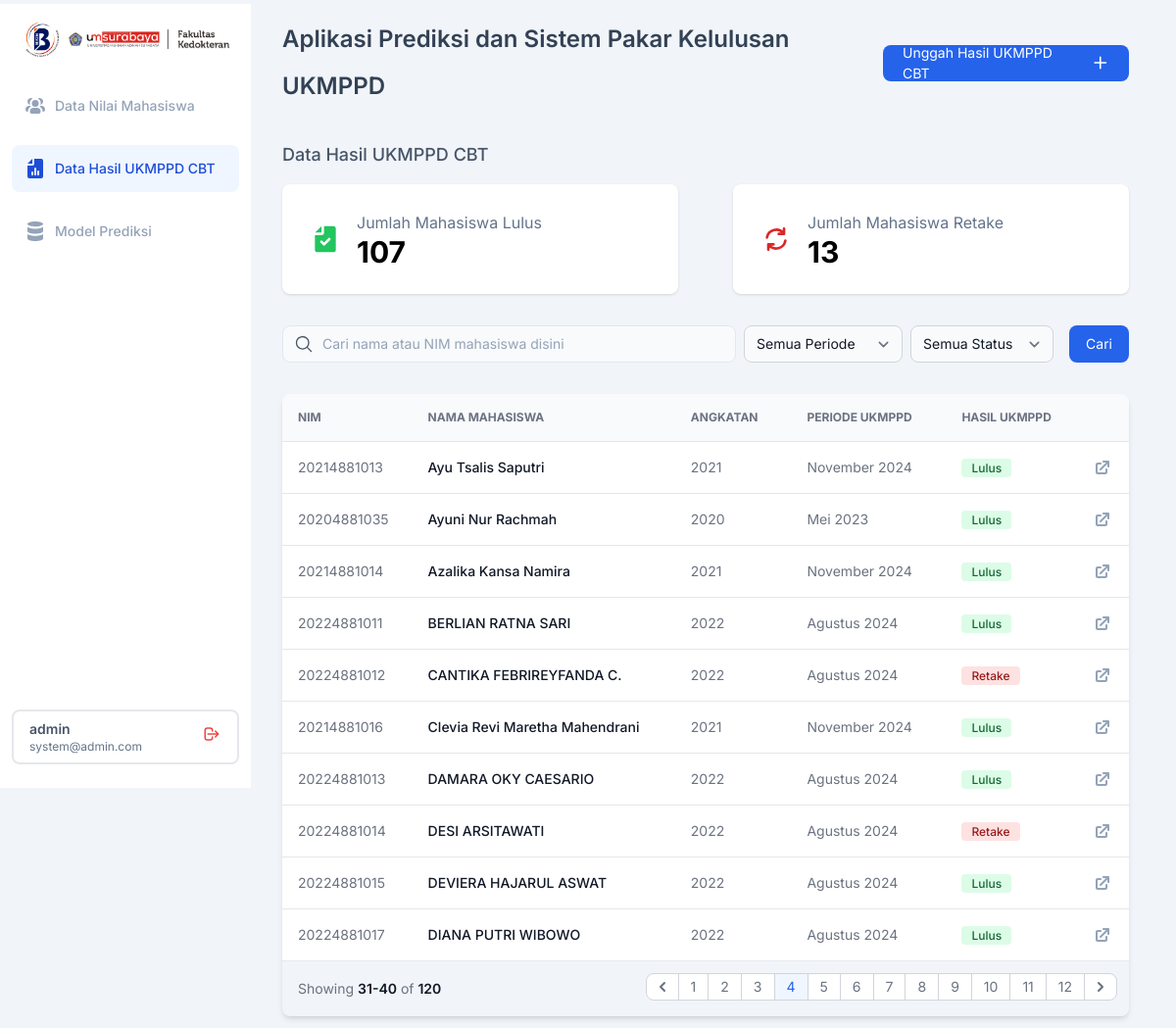
The page /data-ukmppd/?page=4 (signed in) on the database its author committed.
### dataUKMPPD/models.py (models this page shows, shortened)
class hasilUKMPPD(models.Model):
    mahasiswa_ID = models.AutoField(primary_key=True)
    nama_mahasiswa = models.CharField(max_length=512)
    NIM = models.IntegerField()
    angkatan = models.CharField(max_length=20)
    periode_ukmppd = models.CharField(max_length=50)
    IPD = models.FloatField(blank=True, null=True)
    IKA = models.FloatField(blank=True, null=True)
    RAD = models.FloatField(blank=True, null=True)
    SRM = models.FloatField(blank=True, null=True)
    KDK = models.FloatField(blank=True, null=True)
    MPK = models.FloatField(blank=True, null=True)
    ANT = models.FloatField(blank=True, null=True)
    MAT = models.FloatField(blank=True, null=True)
    IKM = models.FloatField(blank=True, null=True)
    THTKL = models.FloatField(blank=True, null=True)
    KJW = models.FloatField(blank=True, null=True)
    OT2 = models.FloatField(blank=True, null=True)
    BED = models.FloatField(blank=True, null=True)
    OBG = models.FloatField(blank=True, null=True)
    FOR = models.FloatField(blank=True, null=True)
    MOI = models.FloatField(blank=True, null=True)
    ELK = models.FloatField(blank=True, null=True)
    hasil_ukmppd = models.IntegerField(choices=[(0, 'Retake'), (1, 'Lulus')])
    created_at = models.DateTimeField(auto_now_add=True)
    updated_at = models.DateTimeField(auto_now=True)

### dataUKMPPD/views.py (the view)
# urls.py: path('', views.dashboardUKMPPD, name='index_ukmppd'),
def dashboardUKMPPD(request):
    dashboard = hasilUKMPPD.objects.all().order_by('nama_mahasiswa')
    record_count = hasilUKMPPD.objects.all().count()
    angkatan_list = hasilUKMPPD.objects.values_list('angkatan', flat=True).distinct()
    periode_list = hasilUKMPPD.objects.values_list('periode_ukmppd', flat=True).distinct()
    ukmppd_search_query = request.GET.get('query')
    ukmppd_filter_periode = request.GET.get('periode_ukmppd')
    ukmppd_filter_status = request.GET.get('status')
    if ukmppd_search_query:
        dashboard = dashboard.filter(Q(nama_mahasiswa__icontains = ukmppd_search_query) | Q(NIM__icontains = ukmppd_search_query))
    if ukmppd_filter_periode and ukmppd_filter_periode != 'Semua Periode':
        dashboard = dashboard.filter(periode_ukmppd = ukmppd_filter_periode)
    if ukmppd_filter_status and ukmppd_filter_status != 'Semua':
        if ukmppd_filter_status == 'Lulus':
            dashboard = dashboard.filter(hasil_ukmppd = 1)
        elif ukmppd_filter_status == 'Retake':
            dashboard = dashboard.filter(hasil_ukmppd = 0)
    query_params = request.GET.urlencode()
    clean_query = remove_param_ukmppd(query_params)
    paginator = Paginator(dashboard, 10)
    page_number = request.GET.get('page')
    page_obj = paginator.get_page(page_number)
    ukmppd_lulus = hasilUKMPPD.objects.filter(hasil_ukmppd = 1).count()
    ukmppd_retake = hasilUKMPPD.objects.filter(hasil_ukmppd = 0).count()
    context = {
        'page_obj': page_obj,
        'record_count': record_count,
        'angkatan_list': angkatan_list,
        'periode_list': periode_list,
        'ukmppd_search_query': ukmppd_search_query,
        'ukmppd_filter_periode': ukmppd_filter_periode,
        'ukmppd_filter_status': ukmppd_filter_status,
        'ukmppd_lulus': ukmppd_lulus,
        'ukmppd_retake': ukmppd_retake,
        'clean_query': clean_query
    }
    return render(request, 'dataUKMPPD/dashboard-ukmppd.html', context)

### dataUKMPPD/views.py (called while the page is built)
def remove_param_ukmppd(query_params):
    params = query_params.split('&')
    filtered_params = [param for param in params if not param.startswith('page=')]
    return '&'.join(filtered_params)

### dataUKMPPD/templates/dataUKMPPD/dashboard-ukmppd.html (shortened to what this page needs)
{% load static tailwind_tags %}
{% load static %}
<!DOCTYPE html>
<html>
  <head>
    {% tailwind_css %}
  </head>
  <body class="bg-slate-100 font-['Inter']">
    <aside id="default-sidebar" class="fixed top-0 left-0 z-40 w-64 h-screen transition-transform -translate-x-full sm:translate-x-0" aria-label="Sidebar">
      <div class="h-full px-3 py-4 mt-1 overflow-y-auto bg-white flex flex-col justify-between">
        <div class="flex flex-col gap-6">
          <div class="sm:ml flex justify-center gap-2 items-center">
            <img class="w-10" src="{% static 'img/rdib.png' %}" />
            <img class="w-[163.76px] h-[19.51px]" src="{% static 'img/fkum.png' %}" />
          </div>
          <ul class="space-y-4 font-medium">
            <a href="/" class="flex items-center p-3 hover:bg-slate-100 rounded-lg">
              <li class="flex gap-2 items-center justify-start">
                <span class="text-slate-400 text-[14px] font-medium font-['Inter'] leading-normal">Data Nilai Mahasiswa</span>
              </li>
            </a>
            <a href="/data-ukmppd" class="flex items-center p-3 rounded-lg bg-blue-50">
              <li class="flex gap-2 items-center justify-start">
                <span class="text-blue-700 text-[14px] font-medium font-['Inter'] leading-normal">Data Hasil UKMPPD CBT</span>
              </li>
            </a>
            <a href="/model-prediksi" class="flex items-center p-3 hover:bg-slate-100 rounded-lg">
              <li class="flex gap-2 items-center justify-start">
                <span class="text-slate-400 text-[14px] font-medium font-['Inter'] leading-normal">Model Prediksi</span>
              </li>
            </a>
          </ul>
        </div>
        <div class="px-4 py-2 mb-2 border-2 rounded-lg flex justify-between items-center">
          <div class="flex flex-col">
              <span class="text-slate-600 text-sm font-semibold">{{ user.username }}</span>
              <span class="text-slate-500 text-xs font-normal">{{ user.email }}</span>
          </div>
          <form action="{% url 'logout' %}" method="post">
            <button type="submit" class="bg-transparent border-none p-0 cursor-pointer">
            </button>
          </form>
      </div>
      </div>
    </aside>
    <div class="p-4 gap-y-8 sm:ml-64 mr-8 ps-8 flex flex-col">
      <div class="flex items-center justify-between">
        <span class="text-slate-700 text-2xl font-semibold font-['Inter'] leading-loose">Aplikasi Prediksi dan Sistem Pakar Kelulusan UKMPPD</span>
        <a href="form-ukmppd/" class="bg-blue-600 hover:bg-blue-700 rounded-lg justify-center items-center flex gap-3 px-5 h-[37px]">
          <span class="text-white text-sm font-base font-['Inter'] leading-[21px]">Unggah Hasil UKMPPD CBT</span>
          <svg class="w-5 h-5 text-white" aria-hidden="true" xmlns="http://www.w3.org/2000/svg" width="10" height="10" fill="none" viewBox="0 0 24 24">
            <path stroke="currentColor" stroke-linecap="round" stroke-linejoin="round" stroke-width="2" d="M5 12h14m-7 7V5" />
          </svg>
        </a>
      </div>
      <div class="flex flex-col gap-4">
        <div class="flex justify-between">
          <span class="text-slate-600 text-lg font-medium font-['Inter'] leading-7">Data Hasil UKMPPD CBT</span>
        </div>
        <div class="grid md:grid-cols-2 gap-14">
          <div class="flex gap-x-4 items-center bg-white shadow p-7 rounded-lg">
            <div class="flex flex-col justify-start items-start gap-1">
              <span class="text-slate-500 text-[16px] leading-snug">Jumlah Mahasiswa Lulus</span>
              <span class="text-[30px] font-bold leading-none">{{ ukmppd_lulus|default:0 }}</span>
            </div>
          </div>
          <div class="flex gap-x-4 items-center bg-white shadow p-7 rounded-lg">
            <div class="flex flex-col justify-start items-start gap-1">
              <span class="text-slate-500 text-[16px] leading-snug">Jumlah Mahasiswa Retake</span>
              <span class="text-[30px] font-bold leading-none">{{ ukmppd_retake|default:0 }}</span>
            </div>
          </div>
        </div>
      </div>
      <form method="GET" action="{% url 'index_ukmppd' %}" class="grid">
        <div class="justify-end inline-flex gap-2">
          <div class="w-full flex items-center relative">
            <input
            name = "query"
            value = "{{ ukmppd_search_query|default:''}}"
            class="w-full bg-gray-50 placeholder:text-slate-400 text-slate-700 text-sm border border-slate-200 rounded-lg pl-10 pr-3 py-2 transition duration-300 ease focus:outline-none focus:border-slate-400 hover:border-slate-300"
            placeholder="Cari nama atau NIM mahasiswa disini"/>
          </div>
          <select name="periode_ukmppd" id="periode_ukmppd" class="bg-gray-50 border border-gray-300 text-gray-900 text-sm rounded-lg focus:ring-blue-500 focus:border-blue-500 block pl-3 py-1">
            <option value="Semua Periode" {% if ukmppd_filter_periode == "Semua Periode" %} selected {% endif %}>Semua Periode</option>
          </select>
          <select name="status" id="status" class="bg-gray-50 border border-gray-300 text-gray-900 text-sm rounded-lg focus:ring-blue-500 focus:border-blue-500 block pl-3 py-1">
            <option value="Semua" {% if ukmppd_filter_status == "Semua" %} selected {% endif %}>Semua Status</option>
          </select>
          <button
          class="rounded-lg bg-blue-600 py-2 px-4 border border-transparent text-center text-sm text-white focus:bg-blue-700 focus:shadow-none active:bg-blue-700 hover:bg-blue-700 active:shadow-none disabled:pointer-events-none disabled:opacity-50 ml-2"
          type="submit">
          Cari
          </button>
        </div>
      </form>
      <div class="relative overflow-x-auto shadow-md sm:rounded-lg">
        <table class="w-full text-sm text-left rtl:text-right text-gray-500">
          <thead class="text-xs uppercase bg-slate-50 border-b">
            <tr>
              <th scope="col" class="p-4">NIM</th>
              <th scope="col" class="px-6 py-3">Nama Mahasiswa</th>
              <th scope="col" class="px-6 py-3">Angkatan</th>
              <th scope="col" class="px-6 py-3">Periode UKMPPD</th>
              <th scope="col" class="px-6 py-3">Hasil UKMPPD</th>
              <th scope="col" class="px-6 py-3"></th>
            </tr>
          </thead>
          <tbody>
            {% if page_obj.object_list %}
              {% for dashboard in page_obj.object_list %}
              <tr class="bg-white border-b hover:bg-gray-200">
                <td class="w-4 p-4">{{dashboard.NIM}}</td>
                <th scope="row" class="px-6 py-4 font-medium text-gray-900 whitespace-nowrap">{{dashboard.nama_mahasiswa}}</th>
                <td class="px-6 py-4">{{dashboard.angkatan}}</td>
                <td class="px-6 py-4">{{dashboard.periode_ukmppd}}</td>
                <td class="px-6 py-4">
                {% if dashboard.hasil_ukmppd == 1 %}
                  <span class="bg-green-100 text-green-800 border-green-300 font-['Inter'] text-xs font-medium me-2 px-2.5 py-0.5 rounded">Lulus</span>
                {% elif dashboard.hasil_ukmppd == 0 %}
                  <span class="bg-red-100 text-red-800 border-red-300 font-['Inter'] text-xs font-medium me-2 px-2.5 py-0.5 rounded">Retake</span>
                {% endif %}
                </td>
                <td class="px-4 py-4">
                  <a href="{% url 'detail-hasil-ukmppd' dashboard.NIM %}" class="font-medium hover:underline">
                  </a>
                </td>
              </tr>
              {% endfor %}
            {% else %}
            <tr>
              <td colspan="5" class="text-center py-4">Data tidak ditemukan</td>
            </tr>
            {% endif %}
          </tbody>
        </table>
        <nav class="flex items-center flex-column flex-wrap md:flex-row justify-between py-3" aria-label="Table navigation">
          <span class="pl-4 text-sm font-normal text-gray-500 :inline md:w-auto">Showing
              <span class="font-semibold text-gray-900">{{ page_obj.start_index }}-{{ page_obj.end_index }}</span> of
              <span class="font-semibold text-gray-900">{{ record_count }}</span>
          </span>
          <ul class="pr-3 inline-flex -space-x-px rtl:space-x-reverse text-sm h-8">
              {% if page_obj.has_previous %}
                  <li>
                      <a href="?page={{ page_obj.previous_page_number }}{% if clean_query %}&{{ clean_query }}{% endif %}" class="flex items-center justify-center px-1 h-7 ms-0 leading-tight text-gray-500 bg-white border border-gray-300 rounded-s-lg hover:bg-gray-100 hover:text-gray-700">
                          <svg class="w-6 h-6 text-gray-500" aria-hidden="true" xmlns="http://www.w3.org/2000/svg" width="24" height="24" fill="none" viewBox="0 0 24 24">
                              <path stroke="currentColor" stroke-linecap="round" stroke-linejoin="round" stroke-width="2" d="m14 8-4 4 4 4" />
                          </svg>
                      </a>
                  </li>
              {% endif %}
              {% for num in page_obj.paginator.page_range %}
                  {% if page_obj.number == num %}
                      <li>
                          <a href="?page={{ num }}{% if clean_query %}&{{ clean_query }}{% endif %}" aria-current="page" class="flex items-center justify-center px-3 h-7 text-blue-600 border border-gray-300 bg-blue-50 hover:bg-blue-100 hover:text-blue-700">
                              {{ num }}
                          </a>
                      </li>
                  {% else %}
                      <li>
                          <a href="?page={{ num }}{% if clean_query %}&{{ clean_query }}{% endif %}" class="flex items-center justify-center px-3 h-7 leading-tight text-gray-500 bg-white border border-gray-300 hover:bg-gray-100 hover:text-gray-700">
                              {{ num }}
                          </a>
                      </li>
                  {% endif %}
              {% endfor %}
              {% if page_obj.has_next %}
                <li>
                    <a href="?page={{ page_obj.next_page_number }}{% if clean_query %}&{{ clean_query }}{% endif %}" class="flex items-center justify-center px-1 h-7 leading-tight text-gray-500 bg-white border border-gray-300 rounded-e-lg hover:bg-gray-100 hover:text-gray-700">
                        <svg class="w-6 h-6 text-gray-500" aria-hidden="true" xmlns="http://www.w3.org/2000/svg" width="24" height="24" fill="none" viewBox="0 0 24 24">
                            <path stroke="currentColor" stroke-linecap="round" stroke-linejoin="round" stroke-width="2" d="m10 16 4-4-4-4" />
                        </svg>
                    </a>
                </li>
              {% endif %}
          </ul>
        </nav>
      </div>
    </div>
  </body>
</html>

### rows shown on the page
hasilUKMPPD: NIM "20214881013", nama_mahasiswa "Ayu Tsalis Saputri", angkatan "2021", periode_ukmppd "November 2024", hasil_ukmppd "Lulus"
hasilUKMPPD: NIM "20204881035", nama_mahasiswa "Ayuni Nur Rachmah", angkatan "2020", periode_ukmppd "Mei 2023", hasil_ukmppd "Lulus"
hasilUKMPPD: NIM "20214881014", nama_mahasiswa "Azalika Kansa Namira", angkatan "2021", periode_ukmppd "November 2024", hasil_ukmppd "Lulus"
hasilUKMPPD: NIM "20224881011", nama_mahasiswa "BERLIAN RATNA SARI", angkatan "2022", periode_ukmppd "Agustus 2024", hasil_ukmppd "Lulus"
hasilUKMPPD: NIM "20224881012", nama_mahasiswa "CANTIKA FEBRIREYFANDA C.", angkatan "2022", periode_ukmppd "Agustus 2024", hasil_ukmppd "Retake"
hasilUKMPPD: NIM "20214881016", nama_mahasiswa "Clevia Revi Maretha Mahendrani", angkatan "2021", periode_ukmppd "November 2024", hasil_ukmppd "Lulus"
hasilUKMPPD: NIM "20224881013", nama_mahasiswa "DAMARA OKY CAESARIO", angkatan "2022", periode_ukmppd "Agustus 2024", hasil_ukmppd "Lulus"
hasilUKMPPD: NIM "20224881014", nama_mahasiswa "DESI ARSITAWATI", angkatan "2022", periode_ukmppd "Agustus 2024", hasil_ukmppd "Retake"
hasilUKMPPD: NIM "20224881015", nama_mahasiswa "DEVIERA HAJARUL ASWAT", angkatan "2022", periode_ukmppd "Agustus 2024", hasil_ukmppd "Lulus"
hasilUKMPPD: NIM "20224881017", nama_mahasiswa "DIANA PUTRI WIBOWO", angkatan "2022", periode_ukmppd "Agustus 2024", hasil_ukmppd "Lulus"

### other values the page prints
{{ user.username }} "admin"
{{ user.email }} "system@admin.com"
{{ ukmppd_lulus|default:0 }} "107"
{{ ukmppd_retake|default:0 }} "13"
{{ page_obj.start_index }} "31"
{{ page_obj.end_index }} "40"
{{ record_count }} "120"
{{ num }} "1" "2" "3" "5" "6" "7" "8" "9" "10" "11" "12"
{{ num }} "4"
